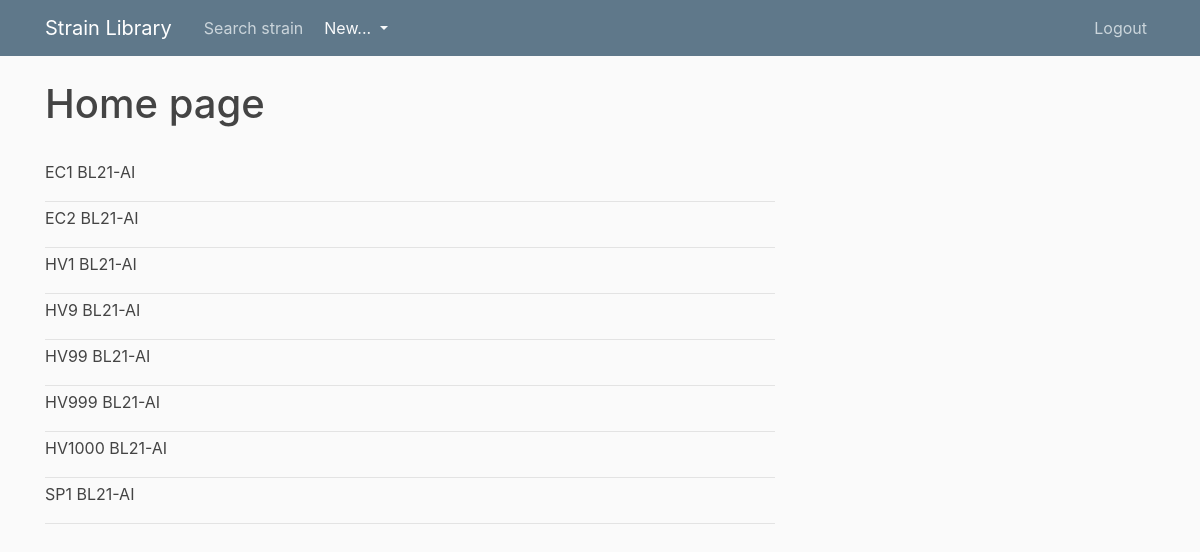
Screenshot of /home (signed in) with the database file from the repository.
### strain_library/models.py (models this page shows, shortened)
class Strain(db.Model):
    __tablename__ = 'strain'
    id = db.Column(db.Integer, primary_key=True)
    number = db.Column(db.String, nullable=False)
    name = db.Column(db.String, nullable=False)
    host = db.Column(db.String, nullable=False)
    vector = db.Column(db.String)
    vector_type = db.Column(db.String)
    selection_marker = db.Column(db.String)
    box = db.Column(db.String)
    slot = db.Column(db.String)
    date_of_creation = db.Column(db.Date)
    comments = db.Column(db.Text)
    user_id = db.Column(db.Integer, db.ForeignKey('user.id'), nullable=False)
    type = db.Column(db.String)
    __mapper_args__ = {
        'polymorphic_identity':'strain',
        'polymorphic_on':type
    }

class EcoliStrain(Strain):
    __tablename__ = 'ecolistrainlist'
    id = db.Column(db.Integer, db.ForeignKey('strain.id'), primary_key=True)
    __mapper_args__ = {
        'polymorphic_identity':'ecolistrainlist'
    }

class Strain(db.Model):
    __tablename__ = 'strain'
    id = db.Column(db.Integer, primary_key=True)
    number = db.Column(db.String, nullable=False)
    name = db.Column(db.String, nullable=False)
    host = db.Column(db.String, nullable=False)
    vector = db.Column(db.String)
    vector_type = db.Column(db.String)
    selection_marker = db.Column(db.String)
    box = db.Column(db.String)
    slot = db.Column(db.String)
    date_of_creation = db.Column(db.Date)
    comments = db.Column(db.Text)
    user_id = db.Column(db.Integer, db.ForeignKey('user.id'), nullable=False)
    type = db.Column(db.String)
    __mapper_args__ = {
        'polymorphic_identity':'strain',
        'polymorphic_on':type
    }

class HvolcaniiStrain(Strain):
    __tablename__ = 'hvolcaniistrainlist'
    id = db.Column(db.Integer, db.ForeignKey('strain.id'), primary_key=True)
    __mapper_args__ = {
        'polymorphic_identity':'hvolcaniistrainlist'
    }

class SpombeStrain(Strain):
    __tablename__ = 'spombestrainlist'
    id = db.Column(db.Integer, db.ForeignKey('strain.id'), primary_key=True)
    __mapper_args__ = {
        'polymorphic_identity':'spombestrainlist'
    }

### strain_library/routes.py (the view)
@app.route('/')
@app.route('/home')
@login_required
def home():
    strains = Strain.query.all()
    return render_template('home.html', strains=strains)

### strain_library/models.py (called while the page is built)
@login_manager.user_loader
def load_user(user_id):
    return User.query.get(int(user_id))

### strain_library/templates/home.html
{% extends "layout.html" %}
{% block content %}
    <h1>Home page</h1>
    <br>
    {% for strain in strains %}
    <article class="media">
        <div class="media-body">
            <div class="article-metadata">
                <p><a class="article-title" href="{{ url_for('strain', strain_id=strain.id) }}">{{ strain.number }} {{ strain.name }}</a></p>
            </div>
        </div>
    </article>
    {% endfor %}
{% endblock content %}

### strain_library/static/main.css (style rules this page uses)
body { background: #fafafa; color: #333333; margin-top: 5rem; }
h1, h2, h3, h4, h5, h6 { color: #444444; }
.article-title { color: #444444; }
.article-metadata { padding-bottom: 1px; margin-bottom: 4px; border-bottom: 1px solid #e3e3e3 }

### rows the page displays
EcoliStrain: number "EC1", name "BL21-AI"
EcoliStrain: number "EC2", name "BL21-AI"
HvolcaniiStrain: number "HV1", name "BL21-AI"
HvolcaniiStrain: number "HV9", name "BL21-AI"
HvolcaniiStrain: number "HV99", name "BL21-AI"
HvolcaniiStrain: number "HV999", name "BL21-AI"
HvolcaniiStrain: number "HV1000", name "BL21-AI"
SpombeStrain: number "SP1", name "BL21-AI"
